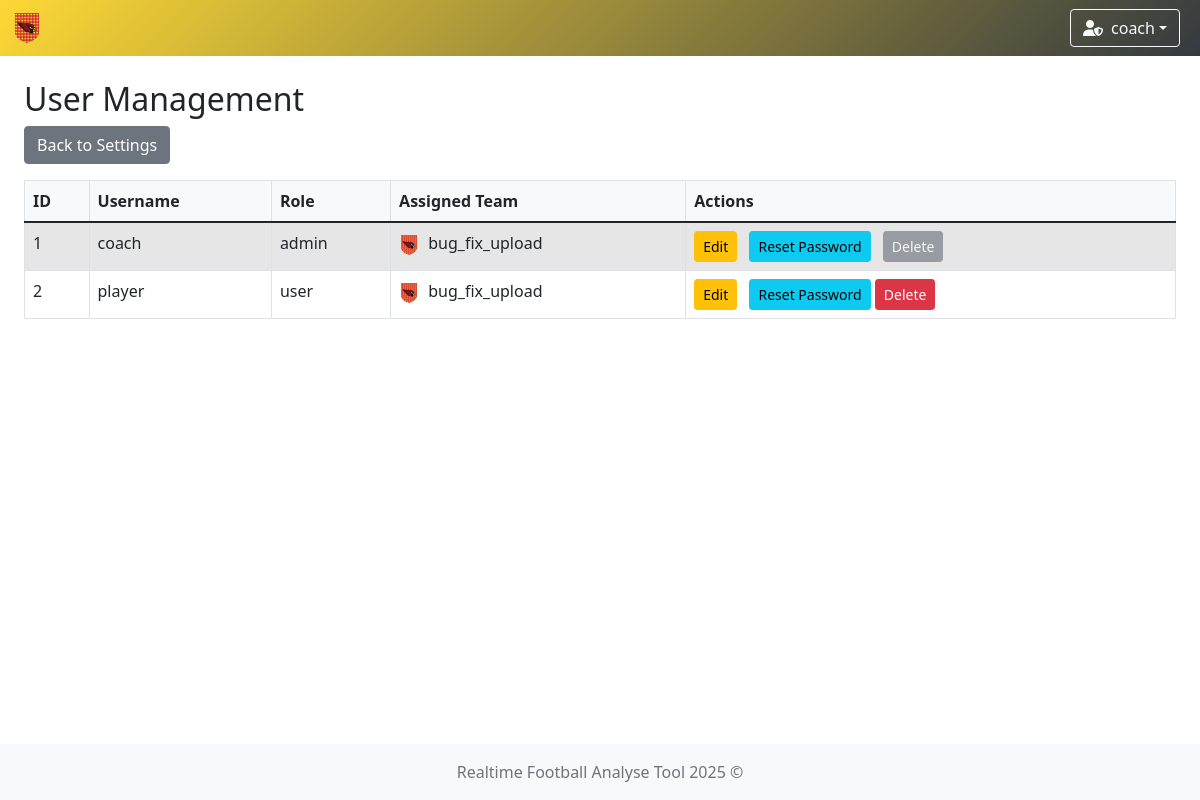
Page /users (signed in) on the earlier database version.
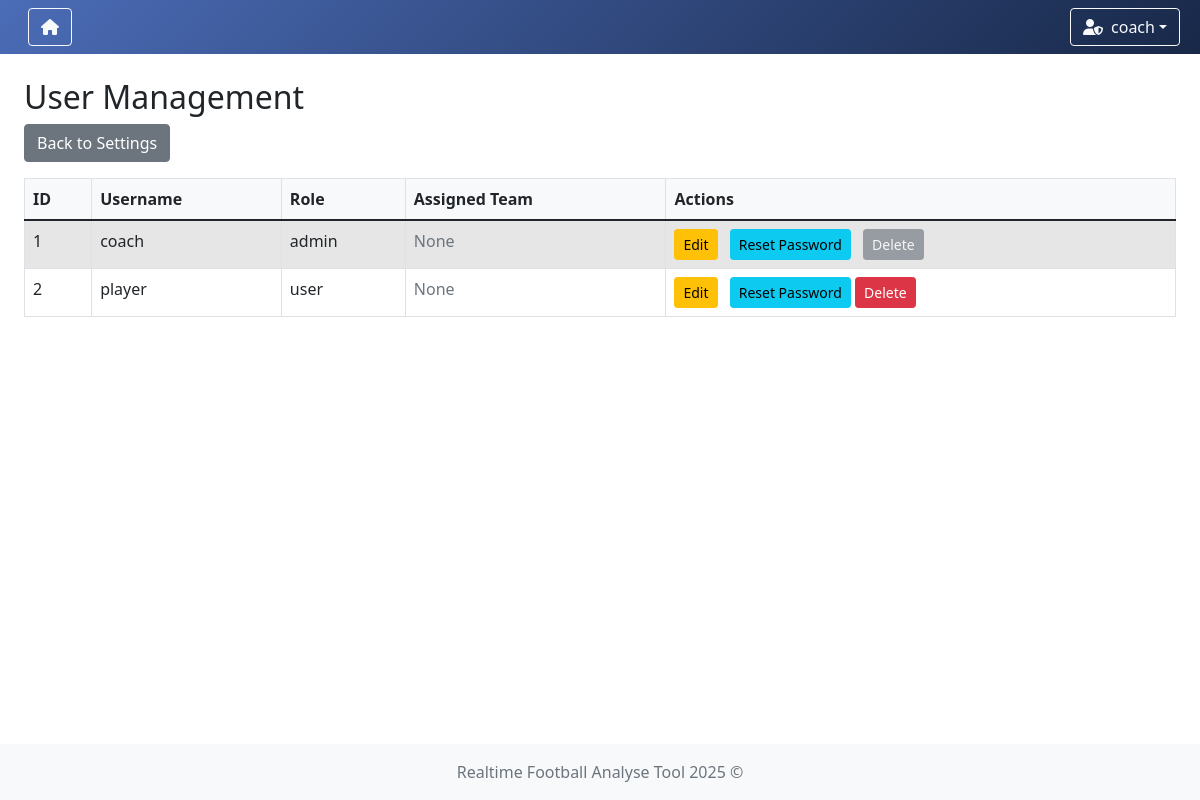
Same page on the later database version.
### app/models/team.py (models this page shows)
class TeamModel(db.Model):
    __tablename__ = 'teams'
    id = db.Column(db.Integer, primary_key=True)
    name = db.Column(db.String(100), nullable=False, unique=True)  # prevent duplicate team names
    icon = db.Column(db.String(300), nullable=False)  # longer path for future-proofing
    primary_color = db.Column(db.String(20), nullable=False)
    secondary_color = db.Column(db.String(20), nullable=False)

### app/models/user.py (models this page shows)
class UserModel(db.Model, UserMixin):
    __tablename__ = 'user'
    id = db.Column(db.Integer, primary_key=True)
    username = db.Column(db.String(80), unique=True, nullable=False)
    password = db.Column(db.String(120), nullable=False)
    role = db.Column(db.String(10), nullable=False, default='user')
    team_id = db.Column(db.Integer, db.ForeignKey('teams.id'))
    team = db.relationship('TeamModel', backref='users')

### app/controllers/user_management.py (the view)
    @login_required
    def user_list(self):
        users = UserModel.query.all()
        return render_template('user/user_list.html', users=users)

### app/controllers/user.py (called while the page is built)
    @staticmethod
    def load_user(user_id):
        return UserModel.query.get(int(user_id))

### run.py (called while the page is built)
    def _inject_context(self) -> None:
        @self.app.context_processor
        def inject_teams() -> dict:
            try:
                teams = TeamModel.query.all()
                return dict(teams=teams)
            except Exception as e:
                print(f"[!] Error injecting teams: {str(e)} ({type(e).__name__})")
                return dict(teams=[])

### app/templates/user/user_list.html (shortened to what this page needs)
{% extends "system/base.html" %}
{% block content %}
<h2>User Management</h2>
<a href="{{ url_for('settings') }}" class="btn btn-secondary mb-3">Back to Settings</a>
<div class="table-responsive">
    <table class="table table-striped table-bordered">
        <thead>
            <tr>
                <th>ID</th>
                <th>Username</th>
                <th>Role</th>
                <th>Assigned Team</th>
                <th>Actions</th>
            </tr>
        </thead>
        <tbody>
            {% for user in users %}
            <tr>
                <td>{{ user.id }}</td>
                <td>{{ user.username }}</td>
                <td>{{ user.role }}</td>
                <td>
                    {% if user.team %}
                        <img src="{{ user.team.icon }}" alt="{{ user.team.name }} icon" style="height:20px; margin-right:5px;">
                        {{ user.team.name }}
                    {% else %}
                        <span class="text-muted">None</span>
                    {% endif %}
                </td>
                <td>
                    {% if current_user.role == 'admin' %}
                        {% if current_user.id == user.id %}
                            <a href="{{ url_for('edit_user', user_id=user.id) }}" class="btn btn-sm btn-warning">Edit</a>
                            <a href="{{ url_for('reset_password', user_id=user.id) }}" class="btn btn-sm btn-info">Reset Password</a>
                            <button class="btn btn-sm btn-secondary" disabled>Delete</button>
                        {% else %}
                            <a href="{{ url_for('edit_user', user_id=user.id) }}" class="btn btn-sm btn-warning">Edit</a>
                            <a href="{{ url_for('reset_password', user_id=user.id) }}" class="btn btn-sm btn-info">Reset Password</a>
                            <form action="{{ url_for('delete_user', user_id=user.id) }}" method="POST" class="d-inline">
                                <button type="submit" class="btn btn-sm btn-danger" onclick="return confirm('Delete this user?')">Delete</button>
                            </form>
                        {% endif %}
                    {% endif %}
                </td>
            </tr>
            {% endfor %}
        </tbody>
    </table>
</div>
{% endblock %}

### app/templates/system/base.html (shortened to what this page needs)
<!DOCTYPE html>
<html lang="en">
<head>
    <link href="https://cdn.jsdelivr.net/npm/bootstrap@5.1.3/dist/css/bootstrap.min.css" rel="stylesheet"/>
    <link rel="stylesheet" href="https://cdn.jsdelivr.net/npm/bootstrap-icons@1.11.3/font/bootstrap-icons.css"/>
    <link rel="stylesheet" href="https://cdnjs.cloudflare.com/ajax/libs/font-awesome/6.5.0/css/all.min.css"/>
    <link rel="stylesheet" href="https://cdn.datatables.net/1.13.6/css/dataTables.bootstrap5.min.css"/>
    <link rel="stylesheet" href="{{ url_for('static', filename='styles.css') }}"/>
</head>
<body class="{% block body_class %}{% endblock %}">
{% if current_user.is_authenticated %}
    <nav class="navbar navbar-expand-lg navbar-dark"
         style="
         {% if session.team_id %}
             {% for team in teams %}
                 {% if team.id == session.team_id %}
                     background: linear-gradient(135deg, {{ team.secondary_color }}, #343a40);
                 {% endif %}
             {% endfor %}
         {% else %}
             background: linear-gradient(135deg, #4b6cb7, #182848);
         {% endif %}
         ">
        <div class="container-fluid position-relative">
            <a class="navbar-brand d-flex align-items-center" href="{{ url_for('index') }}">
                {% if session.team_id %}
                    {% for team in teams %}
                        {% if team.id == session.team_id %}
                            <img class="team-logo" src="{{ team.icon }}" alt="{{ team.name }} logo"
                                 style="height:30px; margin-right:8px;"/>
                        {% endif %}
                    {% endfor %}
                {% else %}
                    <a href="{{ url_for('game_options') }}" class="btn btn-outline-light me-2" title="Home">
                        <i class="fas fa-home"></i>
                    </a>
                {% endif %}
            </a>
            <div class="ms-auto d-flex align-items-center">
                <div class="dropdown me-2">
                    <button class="btn btn-outline-light dropdown-toggle d-flex align-items-center" type="button"
                            id="userDropdown" data-bs-toggle="dropdown" aria-expanded="false">
                        {% if current_user.role == 'admin' %}
                            <i class="fas fa-user-shield me-2"></i>
                        {% else %}
                            <i class="fas fa-user me-2"></i>
                        {% endif %}
                        {{ current_user.username }}
                    </button>
                </div>
            </div>
        </div>
    </nav>
{% endif %}
<div class="content-wrapper">
    <div class="container-fluid mt-4 px-4">
        <div id="toast-container" class="toast-container position-fixed bottom-0 end-0 p-3" style="z-index: 1100;">
        </div>
        {% block content %}{% endblock %}
    </div>
</div>
<footer class="footer mt-auto py-3 bg-light">
    <div class="container text-center">
        <span class="text-muted">Realtime Football Analyse Tool 2025 ©</span>
    </div>
</footer>
</body>
</html>

Differences in the rows shown:
no longer on this page (row unchanged): TeamModel: icon (picture)
changed UserModel "coach": team.name "bug_fix_upload" → (not shown); now shows "None"
changed UserModel "player": team.name "bug_fix_upload" → (not shown); now shows "None"
